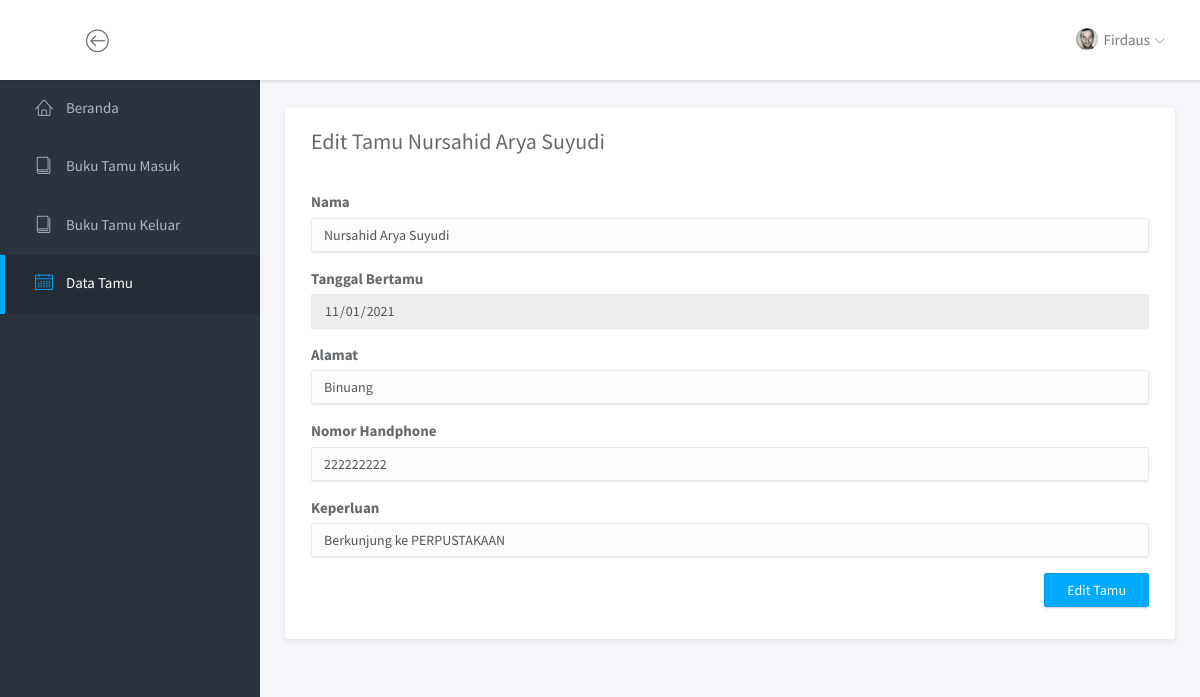
Screenshot of /index.php?page=edit_tamu&id_tamu=2 (signed in) with the database file from the repository.
### tables this page shows
CREATE TABLE `tabel_buku_tamu` (
    id_tamu INT NOT NULL AUTO_INCREMENT,
    id_user INT NOT NULL,
    id_ruangan INT NOT NULL,
    nama VARCHAR(255) NOT NULL,
    tanggal DATE NOT NULL,
    jam_masuk TIME NOT NULL,
    jam_keluar TIME NULL,
    alamat VARCHAR(255) NOT NULL,
    nomor_handphone VARCHAR(15) NOT NULL,
    keperluan VARCHAR(255) NOT NULL,
    status_kunjungan ENUM('SEDANG BERKUNJUNG', 'TELAH BERKUNJUNG') NOT NULL,
    kesan_kunjungan TEXT NOT NULL,
    PRIMARY KEY (id_tamu),
    FOREIGN KEY (id_user) REFERENCES tabel_user (id_user),
    FOREIGN KEY (id_ruangan) REFERENCES tabel_ruangan (id_ruangan)
);

### halaman_edit_data/halaman_edit_tamu.php (the view, shortened to what this page needs)
<?php
if (isset($_GET['id_tamu'])) {
    require_once "database/koneksi.php";
    $sql = "SELECT * FROM tabel_buku_tamu WHERE id_tamu=" . $_GET['id_tamu'];
    $result = $mysqli->query($sql);
    $row = $result->fetch_assoc();
} else
    echo "<script>" .
        "window.location.href='index.php?page=data_tamu';" .
        "</script>";
?>
<div class="main">
    <div class="main-content">
        <div class="container-fluid">
            <div class="panel panel-headline">
                <div class="panel-heading">
                    <h3 class="panel-title">Edit Tamu <?= $row['nama']; ?></h3>
                </div>
                <div class="panel-body">
                    <form action="" method="POST">
                        <div class="row" style="margin-bottom: 16px;">
                            <div class="col-md-12">
                                <label for="nama" class="form-label">Nama</label>
                                <input type="text" class="form-control" id="nama" name="nama" value="<?= $row['nama']; ?>">
                            </div>
                        </div>
                        <div class="row" style="margin-bottom: 16px;">
                            <div class="col-md-12">
                                <label for="tanggal" class="form-label">Tanggal Bertamu</label>
                                <input type="date" class="form-control" readonly id="tanggal" name="tanggal" value="<?= $row['tanggal']; ?>">
                            </div>
                        </div>
                        <div class="row" style="margin-bottom: 16px;">
                            <div class="col-md-12">
                                <label for="alamat" class="form-label">Alamat</label>
                                <input type="text" class="form-control" id="alamat" name="alamat" value="<?= $row['alamat']; ?>">
                            </div>
                        </div>
                        <div class="row" style="margin-bottom: 16px;">
                            <div class="col-md-12">
                                <label for="nomor_handphone" class="form-label">Nomor Handphone</label>
                                <input type="number" class="form-control" id="nomor_handphone" name="nomor_handphone" value="<?= $row['nomor_handphone']; ?>">
                            </div>
                        </div>
                        <div class="row" style="margin-bottom: 16px;">
                            <div class="col-md-12">
                                <label for="keperluan" class="form-label">Keperluan</label>
                                <input type="text" class="form-control" id="keperluan" name="keperluan" value="<?= $row['keperluan']; ?>">
                            </div>
                        </div>
                        <div class="row" style="margin-bottom: 16px;">
                            <div class="col-md-12" style="display: flex; justify-content: end;">
                                <button type="submit" name="submit" class="btn btn-primary">Edit Tamu</button>
                            </div>
                        </div>
                    </form>
                </div>
            </div>
        </div>
    </div>
</div>

### assets/css/main.css (style rules this page uses)
html { position: relative; min-height: 100%; }
body { background-color: #F3F5F8; font-family: "Source Sans Pro", sans-serif; font-size: 15px; color: #676a6d; }
#wrapper .main { -webkit-transition: all 0.3s ease-in-out; -moz-transition: all 0.3s ease-in-out; -ms-transition: all 0.3s ease-in-out; -o-transition: all 0.3s ease-in-out; transition: all 0.3s ease-in-out; width: calc(100% - 260px); left: 0; position: relative; float: right; background-color: #f5f5fa; }
#wrapper #sidebar-nav, #wrapper .main { padding-top: 80px; }
.main-content { padding: 28px 10px; }
.form-control { -moz-box-shadow: 0px 1px 2px 0 rgba(0, 0, 0, 0.1); -webkit-box-shadow: 0px 1px 2px 0 rgba(0, 0, 0, 0.1); box-shadow: 0px 1px 2px 0 rgba(0, 0, 0, 0.1); -webkit-border-radius: 2px; -moz-border-radius: 2px; border-radius: 2px; border-color: #eaeaea; background-color: #fcfcfc; }
.btn { -webkit-border-radius: 2px; -moz-border-radius: 2px; border-radius: 2px; -moz-box-shadow: 0px 1px 2px 0 rgba(0, 0, 0, 0.2); -webkit-box-shadow: 0px 1px 2px 0 rgba(0, 0, 0, 0.2); box-shadow: 0px 1px 2px 0 rgba(0, 0, 0, 0.2); padding: 6px 22px; }
.btn-primary { background-color: #00AAFF; border-color: #00a0f0; }
.panel { -webkit-border-radius: 3px; -moz-border-radius: 3px; border-radius: 3px; -moz-box-shadow: 0 2px 6px rgba(0, 0, 0, 0.08); -webkit-box-shadow: 0 2px 6px rgba(0, 0, 0, 0.08); box-shadow: 0 2px 6px rgba(0, 0, 0, 0.08); background-color: #fff; margin-bottom: 30px; }
.panel .panel-heading, .panel .panel-body, .panel .panel-footer { padding-left: 25px; padding-right: 25px; }
.panel .panel-heading { padding-top: 20px; padding-bottom: 20px; position: relative; }
.panel .panel-heading .panel-title { margin: 0; font-size: 18px; font-weight: 300; }
.panel .panel-body { padding-top: 10px; padding-bottom: 15px; }
.panel.panel-headline .panel-heading { border-bottom: none; }
.panel.panel-headline .panel-heading .panel-title { margin-bottom: 8px; font-size: 22px; font-weight: normal; }

### rows the page displays
tabel_buku_tamu: nama "Nursahid Arya Suyudi", tanggal "11/01/2021", alamat "Binuang", nomor_handphone "222222222", keperluan "Berkunjung ke PERPUSTAKAAN"

### other values shown
$_SESSION['nama'] "Firdaus"
